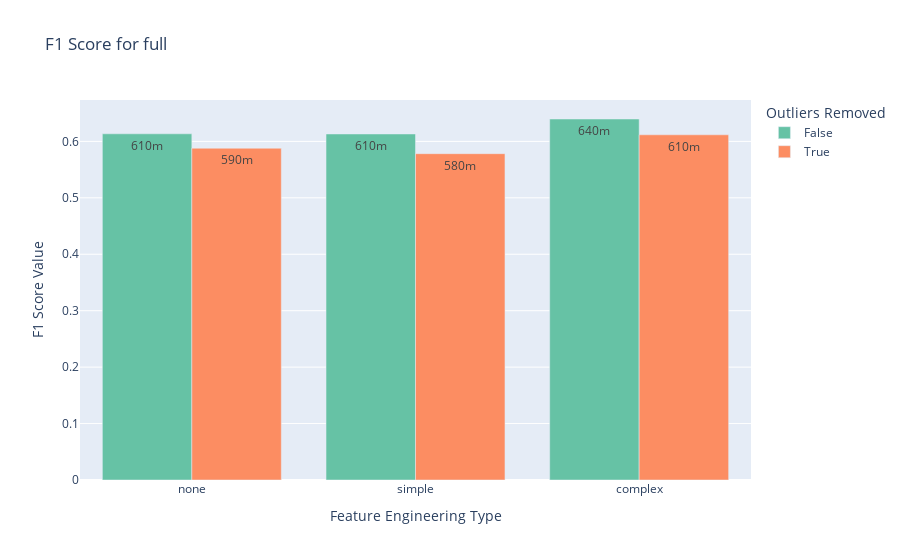
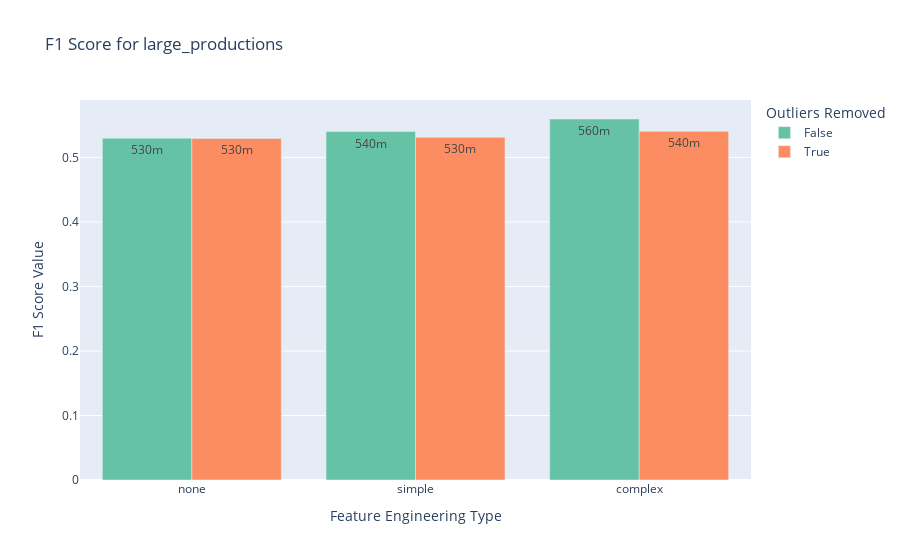
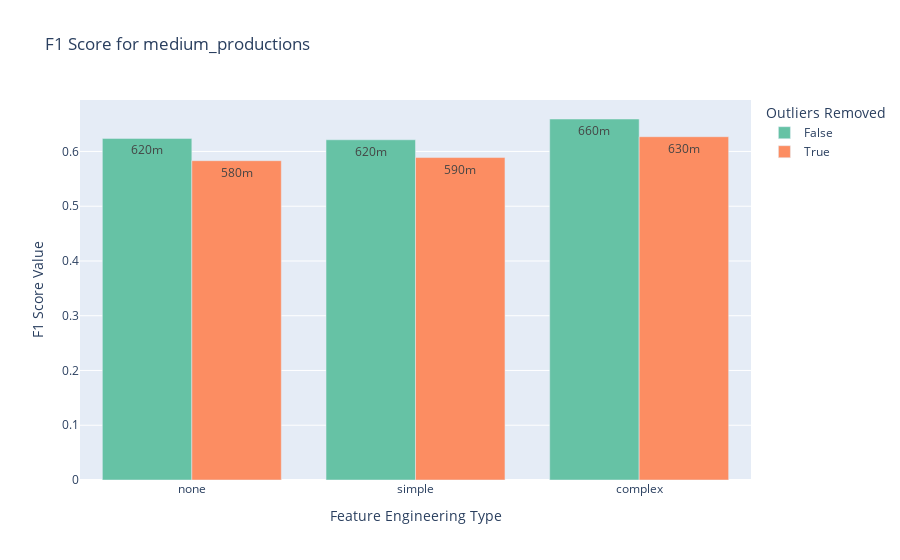
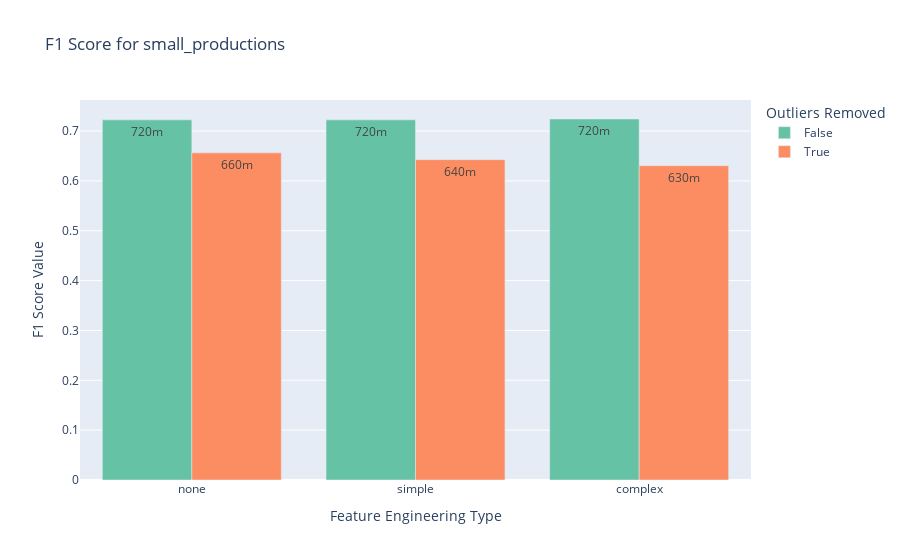

The notebook cell these images were saved under, in order:
### Code cell
plot_one_metric_of_different_datasets_per_feature_engineering_outliers_with_plotly(experiment_df, problem_type='multi_class_classification', metric='F1 Score', metric_agg='max')

### Figure 1 — Plotly figure (JSON) as saved in the notebook; plotly's stock layout.template omitted (floating-point values rounded to 4 significant figures)
{"data": [{"alignmentgroup": "True", "hovertemplate": "Outliers Removed=False<br>Feature Engineering Type=%{x}<br>F1 Score Value=%{text}<extra></extra>", "legendgroup": "False", "marker": {"color": "rgb(102,194,165)", "pattern": {"shape": ""}}, "name": "False", "offsetgroup": "False", "orientation": "v", "showlegend": true, "text": [0.6397, 0.6134, 0.6131], "textposition": "inside", "texttemplate": "%{text:.2s}", "type": "bar", "x": ["complex", "none", "simple"], "xaxis": "x", "y": [0.6397, 0.6134, 0.6131], "yaxis": "y"}, {"alignmentgroup": "True", "hovertemplate": "Outliers Removed=True<br>Feature Engineering Type=%{x}<br>F1 Score Value=%{text}<extra></extra>", "legendgroup": "True", "marker": {"color": "rgb(252,141,98)", "pattern": {"shape": ""}}, "name": "True", "offsetgroup": "True", "orientation": "v", "showlegend": true, "text": [0.6117, 0.5879, 0.5782], "textposition": "inside", "texttemplate": "%{text:.2s}", "type": "bar", "x": ["complex", "none", "simple"], "xaxis": "x", "y": [0.6117, 0.5879, 0.5782], "yaxis": "y"}], "layout": {"barmode": "group", "legend": {"title": {"text": "Outliers Removed"}, "tracegroupgap": 0}, "showlegend": true, "title": {"text": "F1 Score for full"}, "xaxis": {"anchor": "y", "categoryarray": ["none", "simple", "complex"], "categoryorder": "array", "domain": [0, 1], "title": {"text": "Feature Engineering Type"}}, "yaxis": {"anchor": "x", "domain": [0, 1], "title": {"text": "F1 Score Value"}}}}

### Figure 2 — Plotly figure (JSON) as saved in the notebook; plotly's stock layout.template omitted (floating-point values rounded to 4 significant figures)
{"data": [{"alignmentgroup": "True", "hovertemplate": "Outliers Removed=False<br>Feature Engineering Type=%{x}<br>F1 Score Value=%{text}<extra></extra>", "legendgroup": "False", "marker": {"color": "rgb(102,194,165)", "pattern": {"shape": ""}}, "name": "False", "offsetgroup": "False", "orientation": "v", "showlegend": true, "text": [0.5595, 0.5298, 0.54], "textposition": "inside", "texttemplate": "%{text:.2s}", "type": "bar", "x": ["complex", "none", "simple"], "xaxis": "x", "y": [0.5595, 0.5298, 0.54], "yaxis": "y"}, {"alignmentgroup": "True", "hovertemplate": "Outliers Removed=True<br>Feature Engineering Type=%{x}<br>F1 Score Value=%{text}<extra></extra>", "legendgroup": "True", "marker": {"color": "rgb(252,141,98)", "pattern": {"shape": ""}}, "name": "True", "offsetgroup": "True", "orientation": "v", "showlegend": true, "text": [0.5404, 0.5294, 0.5311], "textposition": "inside", "texttemplate": "%{text:.2s}", "type": "bar", "x": ["complex", "none", "simple"], "xaxis": "x", "y": [0.5404, 0.5294, 0.5311], "yaxis": "y"}], "layout": {"barmode": "group", "legend": {"title": {"text": "Outliers Removed"}, "tracegroupgap": 0}, "showlegend": true, "title": {"text": "F1 Score for large_productions"}, "xaxis": {"anchor": "y", "categoryarray": ["none", "simple", "complex"], "categoryorder": "array", "domain": [0, 1], "title": {"text": "Feature Engineering Type"}}, "yaxis": {"anchor": "x", "domain": [0, 1], "title": {"text": "F1 Score Value"}}}}

### Figure 3 — Plotly figure (JSON) as saved in the notebook; plotly's stock layout.template omitted (floating-point values rounded to 4 significant figures)
{"data": [{"alignmentgroup": "True", "hovertemplate": "Outliers Removed=False<br>Feature Engineering Type=%{x}<br>F1 Score Value=%{text}<extra></extra>", "legendgroup": "False", "marker": {"color": "rgb(102,194,165)", "pattern": {"shape": ""}}, "name": "False", "offsetgroup": "False", "orientation": "v", "showlegend": true, "text": [0.6593, 0.6239, 0.6213], "textposition": "inside", "texttemplate": "%{text:.2s}", "type": "bar", "x": ["complex", "none", "simple"], "xaxis": "x", "y": [0.6593, 0.6239, 0.6213], "yaxis": "y"}, {"alignmentgroup": "True", "hovertemplate": "Outliers Removed=True<br>Feature Engineering Type=%{x}<br>F1 Score Value=%{text}<extra></extra>", "legendgroup": "True", "marker": {"color": "rgb(252,141,98)", "pattern": {"shape": ""}}, "name": "True", "offsetgroup": "True", "orientation": "v", "showlegend": true, "text": [0.6269, 0.5831, 0.5888], "textposition": "inside", "texttemplate": "%{text:.2s}", "type": "bar", "x": ["complex", "none", "simple"], "xaxis": "x", "y": [0.6269, 0.5831, 0.5888], "yaxis": "y"}], "layout": {"barmode": "group", "legend": {"title": {"text": "Outliers Removed"}, "tracegroupgap": 0}, "showlegend": true, "title": {"text": "F1 Score for medium_productions"}, "xaxis": {"anchor": "y", "categoryarray": ["none", "simple", "complex"], "categoryorder": "array", "domain": [0, 1], "title": {"text": "Feature Engineering Type"}}, "yaxis": {"anchor": "x", "domain": [0, 1], "title": {"text": "F1 Score Value"}}}}

### Figure 4 — Plotly figure (JSON) as saved in the notebook; plotly's stock layout.template omitted (floating-point values rounded to 4 significant figures)
{"data": [{"alignmentgroup": "True", "hovertemplate": "Outliers Removed=False<br>Feature Engineering Type=%{x}<br>F1 Score Value=%{text}<extra></extra>", "legendgroup": "False", "marker": {"color": "rgb(102,194,165)", "pattern": {"shape": ""}}, "name": "False", "offsetgroup": "False", "orientation": "v", "showlegend": true, "text": [0.7242, 0.7225, 0.7225], "textposition": "inside", "texttemplate": "%{text:.2s}", "type": "bar", "x": ["complex", "none", "simple"], "xaxis": "x", "y": [0.7242, 0.7225, 0.7225], "yaxis": "y"}, {"alignmentgroup": "True", "hovertemplate": "Outliers Removed=True<br>Feature Engineering Type=%{x}<br>F1 Score Value=%{text}<extra></extra>", "legendgroup": "True", "marker": {"color": "rgb(252,141,98)", "pattern": {"shape": ""}}, "name": "True", "offsetgroup": "True", "orientation": "v", "showlegend": true, "text": [0.6306, 0.6563, 0.6427], "textposition": "inside", "texttemplate": "%{text:.2s}", "type": "bar", "x": ["complex", "none", "simple"], "xaxis": "x", "y": [0.6306, 0.6563, 0.6427], "yaxis": "y"}], "layout": {"barmode": "group", "legend": {"title": {"text": "Outliers Removed"}, "tracegroupgap": 0}, "showlegend": true, "title": {"text": "F1 Score for small_productions"}, "xaxis": {"anchor": "y", "categoryarray": ["none", "simple", "complex"], "categoryorder": "array", "domain": [0, 1], "title": {"text": "Feature Engineering Type"}}, "yaxis": {"anchor": "x", "domain": [0, 1], "title": {"text": "F1 Score Value"}}}}
